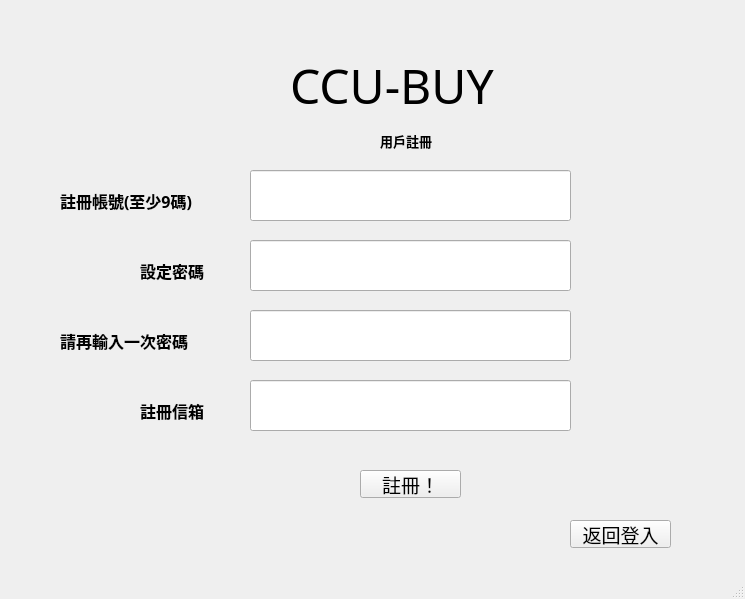
<?xml version="1.0" encoding="UTF-8"?>
<ui version="4.0">
 <class>MainWindow</class>
 <widget class="QMainWindow" name="MainWindow">
  <property name="geometry">
   <rect>
    <x>0</x>
    <y>0</y>
    <width>745</width>
    <height>599</height>
   </rect>
  </property>
  <property name="windowTitle">
   <string> CCUBUY - 註冊</string>
  </property>
  <widget class="QWidget" name="centralwidget">
   <widget class="QLineEdit" name="ID_edit">
    <property name="geometry">
     <rect>
      <x>250</x>
      <y>170</y>
      <width>321</width>
      <height>51</height>
     </rect>
    </property>
   </widget>
   <widget class="QLineEdit" name="pwd_edit">
    <property name="geometry">
     <rect>
      <x>250</x>
      <y>240</y>
      <width>321</width>
      <height>51</height>
     </rect>
    </property>
    <property name="echoMode">
     <enum>QLineEdit::Password</enum>
    </property>
   </widget>
   <widget class="QLabel" name="label">
    <property name="geometry">
     <rect>
      <x>60</x>
      <y>190</y>
      <width>161</width>
      <height>21</height>
     </rect>
    </property>
    <property name="font">
     <font>
      <family>Adobe 繁黑體 Std B</family>
      <pointsize>12</pointsize>
      <weight>75</weight>
      <bold>true</bold>
     </font>
    </property>
    <property name="text">
     <string>註冊帳號(至少9碼)</string>
    </property>
   </widget>
   <widget class="QLabel" name="label_2">
    <property name="geometry">
     <rect>
      <x>140</x>
      <y>260</y>
      <width>91</width>
      <height>21</height>
     </rect>
    </property>
    <property name="font">
     <font>
      <family>Adobe 繁黑體 Std B</family>
      <pointsize>12</pointsize>
      <weight>75</weight>
      <bold>true</bold>
     </font>
    </property>
    <property name="text">
     <string>設定密碼</string>
    </property>
   </widget>
   <widget class="QLineEdit" name="pwd_edit_2">
    <property name="geometry">
     <rect>
      <x>250</x>
      <y>310</y>
      <width>321</width>
      <height>51</height>
     </rect>
    </property>
    <property name="echoMode">
     <enum>QLineEdit::Password</enum>
    </property>
   </widget>
   <widget class="QLabel" name="label_3">
    <property name="geometry">
     <rect>
      <x>60</x>
      <y>330</y>
      <width>161</width>
      <height>21</height>
     </rect>
    </property>
    <property name="font">
     <font>
      <family>Adobe 繁黑體 Std B</family>
      <pointsize>12</pointsize>
      <weight>75</weight>
      <bold>true</bold>
     </font>
    </property>
    <property name="text">
     <string>請再輸入一次密碼</string>
    </property>
   </widget>
   <widget class="QLineEdit" name="email_edit">
    <property name="geometry">
     <rect>
      <x>250</x>
      <y>380</y>
      <width>321</width>
      <height>51</height>
     </rect>
    </property>
   </widget>
   <widget class="QLabel" name="label_4">
    <property name="geometry">
     <rect>
      <x>140</x>
      <y>400</y>
      <width>91</width>
      <height>21</height>
     </rect>
    </property>
    <property name="font">
     <font>
      <family>Adobe 繁黑體 Std B</family>
      <pointsize>12</pointsize>
      <weight>75</weight>
      <bold>true</bold>
     </font>
    </property>
    <property name="text">
     <string>註冊信箱</string>
    </property>
   </widget>
   <widget class="QLabel" name="label_5">
    <property name="geometry">
     <rect>
      <x>290</x>
      <y>40</y>
      <width>381</width>
      <height>91</height>
     </rect>
    </property>
    <property name="font">
     <font>
      <family>Bauhaus 93</family>
      <pointsize>36</pointsize>
     </font>
    </property>
    <property name="layoutDirection">
     <enum>Qt::RightToLeft</enum>
    </property>
    <property name="text">
     <string>CCU-BUY</string>
    </property>
   </widget>
   <widget class="QLabel" name="label_6">
    <property name="geometry">
     <rect>
      <x>380</x>
      <y>130</y>
      <width>81</width>
      <height>21</height>
     </rect>
    </property>
    <property name="font">
     <font>
      <family>Adobe 繁黑體 Std B</family>
      <pointsize>10</pointsize>
      <weight>75</weight>
      <bold>true</bold>
     </font>
    </property>
    <property name="text">
     <string>用戶註冊</string>
    </property>
    <property name="textFormat">
     <enum>Qt::PlainText</enum>
    </property>
   </widget>
   <widget class="QPushButton" name="regis_btn">
    <property name="geometry">
     <rect>
      <x>360</x>
      <y>470</y>
      <width>101</width>
      <height>28</height>
     </rect>
    </property>
    <property name="font">
     <font>
      <family>微軟正黑體</family>
      <pointsize>14</pointsize>
     </font>
    </property>
    <property name="text">
     <string>註冊！</string>
    </property>
   </widget>
   <widget class="QPushButton" name="return_btn">
    <property name="geometry">
     <rect>
      <x>570</x>
      <y>520</y>
      <width>101</width>
      <height>28</height>
     </rect>
    </property>
    <property name="font">
     <font>
      <family>微軟正黑體</family>
      <pointsize>14</pointsize>
     </font>
    </property>
    <property name="text">
     <string>返回登入</string>
    </property>
   </widget>
  </widget>
  <widget class="QStatusBar" name="statusbar"/>
 </widget>
 <resources/>
 <connections/>
</ui>
